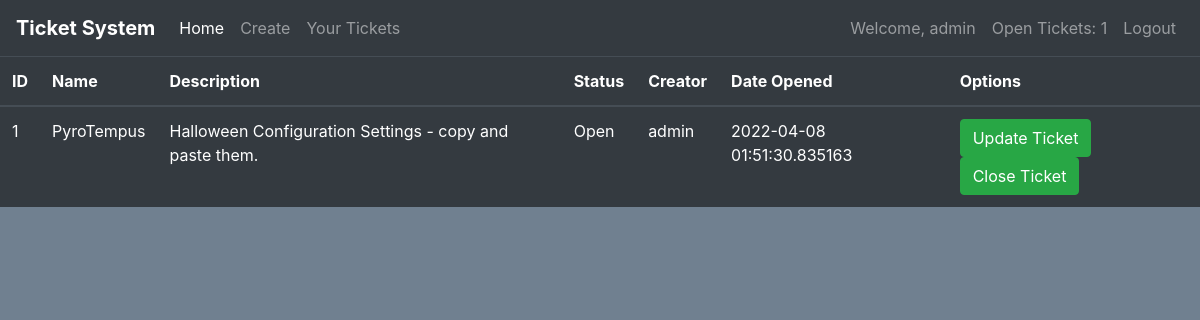
The app's page /tickets (signed in) with its own data.
### ticketsystem/models.py (models this page shows, shortened)
class User(db.Model, UserMixin):
    id = db.Column(db.Integer(), primary_key=True)
    username = db.Column(db.String(length=30), nullable=False, unique=True)
    email_address = db.Column(db.String(length=50), nullable=False, unique=True)
    password_hash = db.Column(db.String(length=60), nullable=False)
    is_admin = db.Column(db.Boolean(), default=False)
    tickets = db.relationship('Ticket', backref='owned_user', lazy=True)
    @property
    def password(self):
        return self.password

class Ticket(db.Model):
    id = db.Column(db.Integer, primary_key=True)
    name = db.Column(db.String(128), nullable=False)
    description = db.Column(db.String(1024), nullable=False)
    status = db.Column(db.String(16), nullable=False)
    date_created = db.Column(db.DateTime, default=datetime.utcnow)
    owner = db.Column(db.Integer(), db.ForeignKey('user.id'))

### ticketsystem/routes.py (the view)
@app.route('/tickets', methods=['POST', 'GET'])
@login_required
def show_tickets():
    return render_template('tickets.html', tickets=Ticket.query.all())

### ticketsystem/models.py (called while the page is built)
@login_manager.user_loader
def load_user(user_id):
    return User.query.get(int(user_id))

### ticketsystem/templates/tickets.html (shortened to what this page needs)
{% extends 'base.html' %}
{% block body %}
{% if tickets|length == 0 %}
    <div class="position-relative overflow-hidden p-3 p-md-5 m-md-3 text-center bg-dark" style="color:white">
        <div class="col-md-5 p-lg-5 mx-auto my-5">
            <h1 class="display-4 font-weight-normal">No Tickets</h1>
            <p class="lead font-weight-normal">You don't seem to have any tickets open currently. Try making one below.</p>
            <a class="btn btn-primary" href="/create">Create Ticket</a>
        </div>
        <div class="product-device box-shadow d-none d-md-block"></div>
        <div class="product-device product-device-2 box-shadow d-none d-md-block"></div>
    </div>
{% else %}
    <table class="table table-hover table-dark">
        <thead>
        <tr>
            <th scope="col">ID</th>
            <th scope="col">Name</th>
            <th scope="col">Description</th>
            <th scope="col">Status</th>
            {% if current_user.is_admin %}
            <th scope="col">Creator</th>
            {% endif %}
            <th scope="col">Date Opened</th>
            <th scope="col">Options</th>
        </tr>
        </thead>
        <tbody>
            {% for ticket in tickets %}
                <tr>
                    {% if (ticket.owner == current_user.id) or (current_user.is_admin) %}
                        <td>{{ ticket.id }}</td>
                        <td>{{ ticket.name }}</td>
                        <td>{{ ticket.description }}</td>
                        <td>{{ ticket.status }}</td>
                        {% if (current_user.is_admin) %}
                            <td>{{ ticket.owned_user.username }}</td>
                        {% endif %}
                        <td>{{ ticket.date_created }}</td>
                        <td>
                            <a href="/update/{{ticket.id}}" class="btn btn-outline btn-success">Update Ticket</a>
                            <a href="/delete/{{ticket.id}}" class="btn btn-outline btn-success">Close Ticket</a>
                        </td>
                    </tr>
                {% endif %}
            {% endfor %}
        </tbody>
    </table>
{% endif %}
{% endblock %}

### ticketsystem/templates/base.html (shortened to what this page needs)
<!DOCTYPE html>
<html lang="en">
<head>
</head>
<body style="background-color:SlateGray;">
    <link rel="stylesheet" href="https://cdn.jsdelivr.net/npm/bootstrap@4.5.3/dist/css/bootstrap.min.css">
    <nav class="navbar navbar-expand-md navbar-dark bg-dark">
        <a class="navbar-brand" href="/"><b>Ticket System</b></a>
          <div class="collapse navbar-collapse" id="navbarNav">
            <ul class="navbar-nav mr-auto">
                <li class="nav-item active">
                    <a class="nav-link" href="/">Home <span class="sr-only">(current)</span></a>
                </li>
                <li class="nav-item">
                    <a class="nav-link" href="/create">Create</a>
                </li>
                <li class="nav-item">
                    <a class="nav-link" href="/tickets">Your Tickets</a>
                </li>
            </ul>
              {% if current_user.is_authenticated %}
                <ul class="navbar-nav">
                    <li class="nav-item">
                        <a class="nav-link">Welcome, {{ current_user.username }}</a>
                    </li>
                    <li class="nav-item">
                        <a class="nav-link">Open Tickets: {{ current_user.tickets|length }}</a>
                    </li>
                    <li class="nav-item">
                        <a class="nav-link" href="/logout">Logout</a>
                    </li>
                </ul>
              {% endif %}
          </div>
    </nav>
    {% block body %}{% endblock %}
</body>
</html>

### records on screen
User: username "admin"
Ticket: id "1", name "PyroTempus", description "Halloween Configuration Settings - copy and paste them.", status "Open", owned_user.username "admin", date_created "2022-04-08 01:51:30.835163"

### other values on screen
{{ current_user.tickets|length }} "1"
